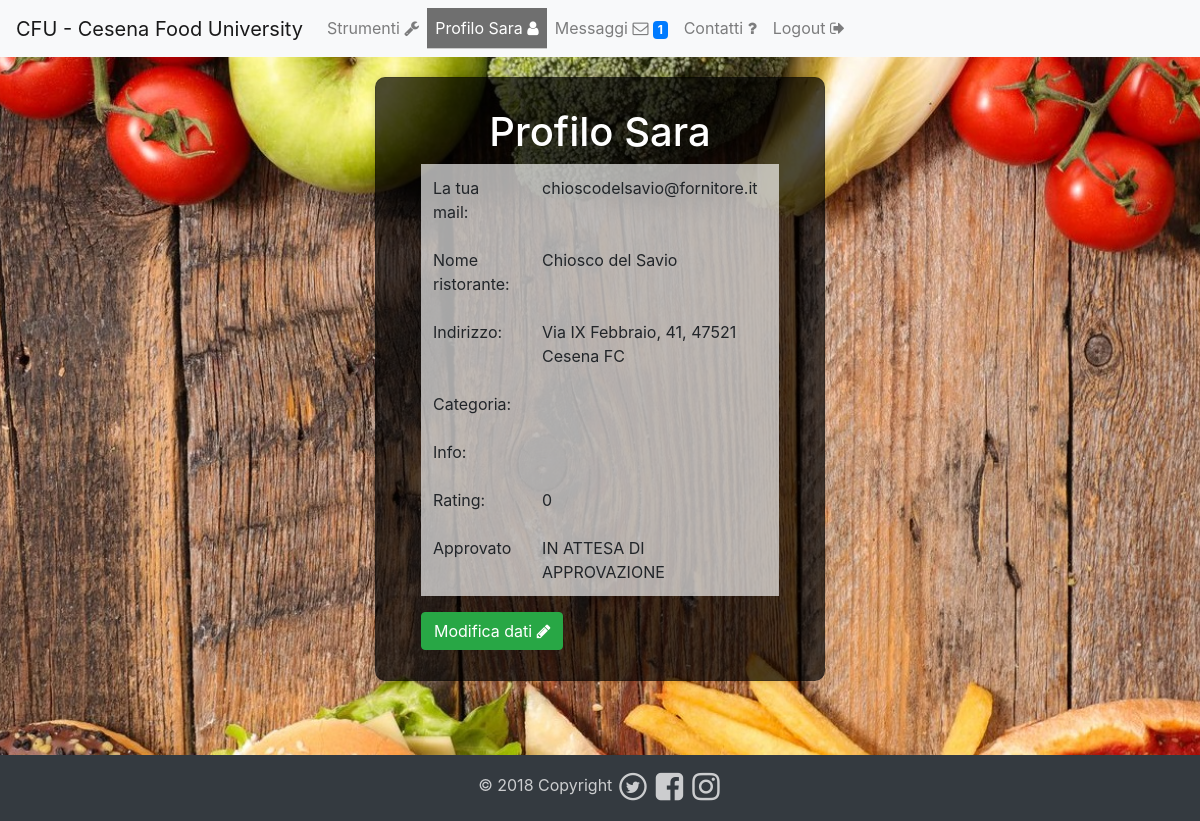
Page /codice/php/profilofornitore.php (signed in) on the committed database.
### tables this page shows
CREATE TABLE `ristorante` (
  `id` int(11) NOT NULL,
  `email_proprietario` varchar(40) NOT NULL,
  `nome` varchar(20) NOT NULL,
  `indirizzo` varchar(40) NOT NULL,
  `nome_categoria` varchar(20) DEFAULT NULL,
  `info` varchar(100) DEFAULT NULL,
  `rating` int(11) NOT NULL,
  `approvato` tinyint(1) NOT NULL DEFAULT '0'
);

### codice/php/profilofornitore.php (the view, shortened to what this page needs)
<?php
  $servernome = "localhost";
  $usernome = "root";
  $password = "";
  $dbnome = "cfu";
  $db = new mysqli($servernome, $usernome, $password, $dbnome);
  $query = $db->query("SELECT * FROM ristorante WHERE email_proprietario = '".$_SESSION["email"]."'");
  $row = $query->fetch_assoc();
  $nome_rist = $row["nome"];
  $info = $row["info"];
  $indirizzo = $row["indirizzo"];
  $categoria= $row["nome_categoria"];
  $rating = $row["rating"];
  $approvazione = $row["approvato"]
?>
<!DOCTYPE html>
<html lang="it" dir="ltr">
  <head>
    <link rel="stylesheet" href="https://cdnjs.cloudflare.com/ajax/libs/font-awesome/4.7.0/css/font-awesome.min.css">
    <link rel="stylesheet" href="./../css/bootstrap.min.css">
    <link href="./../css/full.css" rel="stylesheet">
    <link href="./../css/menubar.css" rel="stylesheet">
    <link href="./../css/footer.css" rel="stylesheet">
    <link href="./../css/navigation.css" rel="stylesheet">
  </head>
  <body>
    <?php $current = "profilofornitore";
    include 'menu.php';
        ?>
        <div class="card card-sm center-msg-box transparent mobile">
        <div class="container">
        <div class="panel panel-info">
            <div class="panel-heading">
                <h1 class="title">Profilo <?php echo $_SESSION["nome"]; ?> </h1>
            </div>
                  <table class="table table-light">
                    <tbody>
                      <tr>
                        <td>La tua mail:</td>
                        <td><?php echo $_SESSION["email"]; ?></td>
                      </tr>
                      <tr>
                        <td>Nome ristorante:</td>
                        <td><?php echo $nome_rist; ?></td>
                      </tr>
                      <tr>
                        <td>Indirizzo:</td>
                        <td><?php echo $indirizzo; ?></td>
                      </tr>
                         <tr>
                             <tr>
                        <td>Categoria:</td>
                        <td><?php echo $categoria; ?></td>
                      </tr>
                      <tr>
                        <td>Info:</td>
                        <td><?php echo $info; ?></td>
                      </tr>
                      <tr>
                        <td>Rating:</td>
                        <td><?php echo $rating; ?></td>
                      </tr>
                      <?php
                        if($approvazione == 1){
                          echo'<tr>
                            <td>Approvato</td>
                            <td>YESSS!</td>
                          </tr>';
                        }else{
                          echo'<tr>
                            <td>Approvato</td>
                            <td>IN ATTESA DI APPROVAZIONE</td>
                          </tr>';
                        } ?>
                    </tbody>
                  </table>
        <a class"a" href="modificadati.php" class="btn btn-success">Modifica dati <i class="fa fa-pencil"></i></a>
    </div>
  </div>
  </div>
<?php include 'footer.php'; ?>
</body>
</html>

### codice/css/full.css (style rules this page uses)
body { background: url('./../resources/bg.jpg') no-repeat center center fixed; -webkit-background-size: cover; -moz-background-size: cover; background-size: cover; -o-background-size: cover; }
.center-msg-box { padding:30px; margin: 20px auto; border-radius: 10px; -webkit-border-radius:10px; -moz-border-radius: 10px; box-shadow: 0px 0px 10px rgba(0, 0, 0, 0.13); -moz-box-shadow: 0px 0px 10px rgba(0, 0, 0, 0.13); -webkit-box-shadow: 0px 0px 10px rgba(0, 0, 0, 0.13); background-color: rgba(0, 0, 0, 0.7); }

### codice/css/footer.css (style rules this page uses)
body { padding-bottom: 120px; }

### codice/php/profilofornitore.php (style rules this page uses)
h1,h3 { text-align: center; color:white; }
.card { width: 450px;background: rgba(0,0,0,0.7); }
.table { background-color: rgba(255,255,255,65%); }
.table td, .table th { border-top: none; }

### rows in the picture
ristorante: nome "Chiosco del Savio", indirizzo "Via IX Febbraio, 41, 47521 Cesena FC", rating "0"

### other values in the picture
$_SESSION["nome"] "Sara"
$_SESSION["unread"] "1"
$_SESSION["email"] "chioscodelsavio@fornitore.it"
